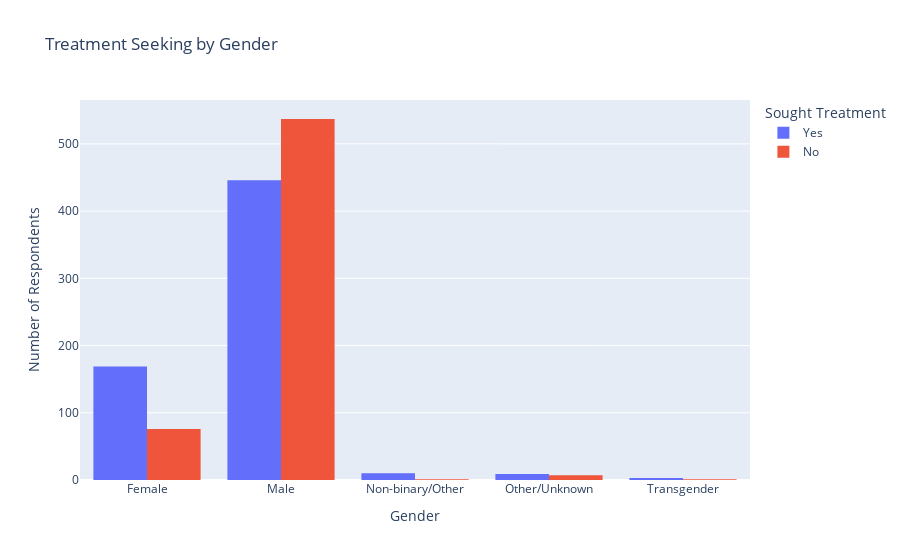

Here is the notebook cell this chart was saved with:
### Markdown cell above
### Question: What percentage of tech employees have sought treatment for a mental health condition, and how does this vary by Gender?

### Code cell
fig = px.histogram(df, x='Gender', color='treatment', barmode='group',
                   title='Treatment Seeking by Gender',
                   category_orders={'treatment': ['Yes', 'No', 'Don\'t Know']}, # Define order if needed
                   labels={'treatment': 'Sought Treatment'})
fig.update_layout(xaxis_title='Gender', yaxis_title='Number of Respondents')
fig.show()

### Figure 1 — Plotly figure (JSON) as saved in the notebook; plotly's stock layout.template omitted (floating-point values rounded to 4 significant figures; data arrays with more than 128 entries replaced by an {"elided": "..."} marker saying what was removed)
{"data": [{"alignmentgroup": "True", "bingroup": "x", "hovertemplate": "Sought Treatment=Yes<br>Gender=%{x}<br>count=%{y}<extra></extra>", "legendgroup": "Yes", "marker": {"color": "#636efa", "pattern": {"shape": ""}}, "name": "Yes", "offsetgroup": "Yes", "orientation": "v", "showlegend": true, "type": "histogram", "x": {"elided": "637 str values"}, "xaxis": "x", "yaxis": "y"}, {"alignmentgroup": "True", "bingroup": "x", "hovertemplate": "Sought Treatment=No<br>Gender=%{x}<br>count=%{y}<extra></extra>", "legendgroup": "No", "marker": {"color": "#EF553B", "pattern": {"shape": ""}}, "name": "No", "offsetgroup": "No", "orientation": "v", "showlegend": true, "type": "histogram", "x": {"elided": "622 str values"}, "xaxis": "x", "yaxis": "y"}], "layout": {"barmode": "group", "legend": {"title": {"text": "Sought Treatment"}, "tracegroupgap": 0}, "title": {"text": "Treatment Seeking by Gender"}, "xaxis": {"anchor": "y", "domain": [0, 1], "title": {"text": "Gender"}}, "yaxis": {"anchor": "x", "domain": [0, 1], "title": {"text": "Number of Respondents"}}}}
